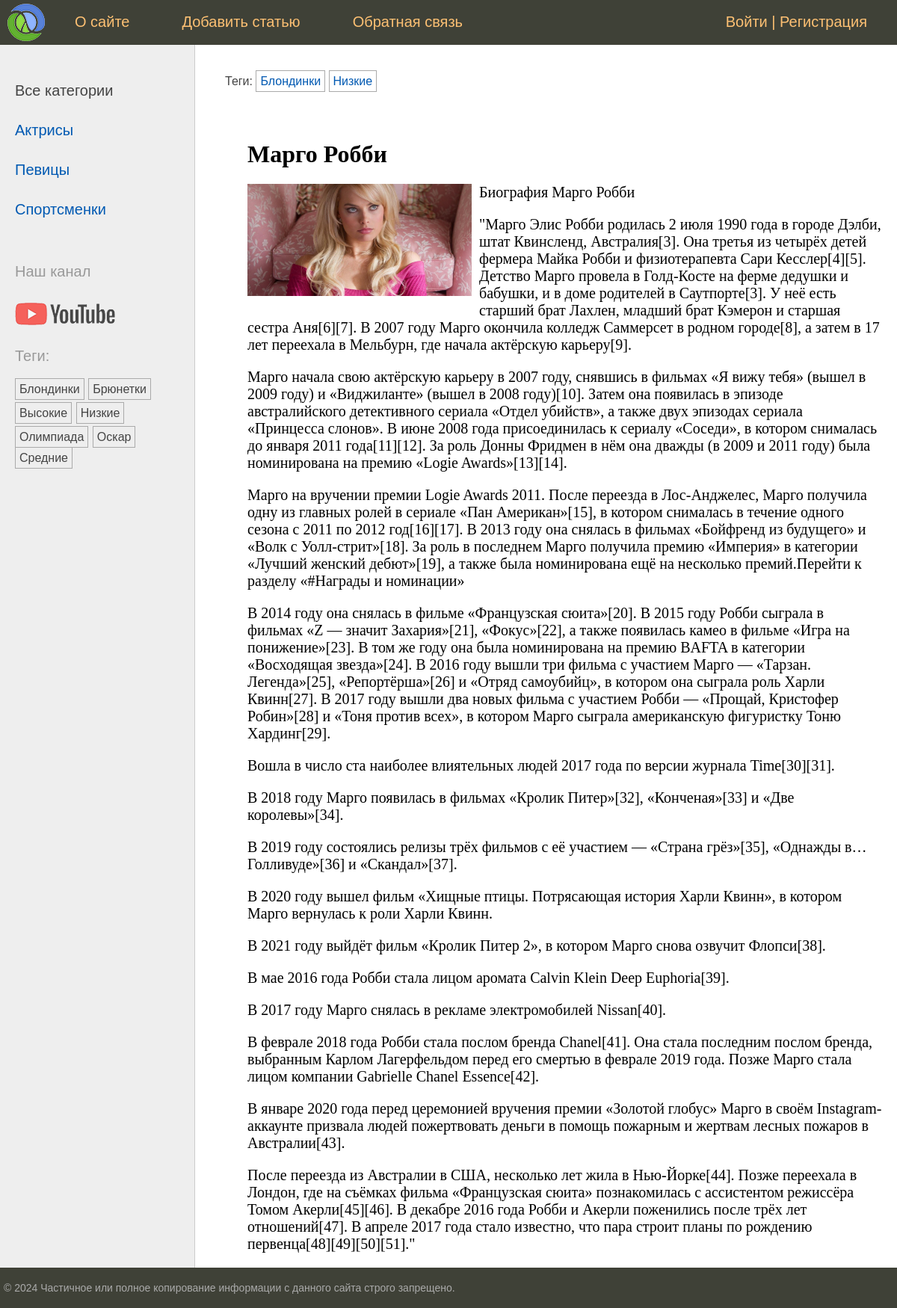
Screenshot of /post/margo-robby/ with the database file from the repository.
### women/models.py (models this page shows, shortened)
class Category(models.Model):  # Модель Category в виде класса для связи many-to-one (нашей первичной модели category)
    name = models.CharField(max_length=100, db_index=True, verbose_name="Категория")  # имя категории + индекс-е поле
    slug = models.SlugField(max_length=255, unique=True, db_index=True)  # поле для обращения по slug + index
    class Meta:  # мета класс для вывода класса Category в админ панель
        verbose_name = "Категория"
        verbose_name_plural = "Категории"

class TagPost(models.Model):  # модель для тегов наследуем от класса Model
    tag = models.CharField(max_length=100, db_index=True)  # название тега(индексированное) + max длина 100 символов
    slug = models.SlugField(max_length=255, unique=True, db_index=True)  # поле для slug (уникален и индексирован)
    def get_absolute_url(self):  # метод возвращает url для конкретного тега(также отвечает в админке-смотреть на сайте)
        return reverse('tag', kwargs={'tag_slug': self.slug})  # slug берется из бд и формируется маршрут

class Women(models.Model):  # наш класс-модель с полями для таблицы
    class Status(models.IntegerChoices):  # класс для именовывания опубликованных/не опубликованных статей в виджете
        DRAFT = 0, 'Черновик'  # название-статус в виджете в виде кортежа с int
        PUBLISHED = 1, 'Опубликовано'  # - костыль в 20 строке - преобразует 1 и 0 в булевы значения
    title = models.CharField(max_length=255, verbose_name="Заголовок")  # Заголовок с максимальным кол-во символов
    slug = models.SlugField(max_length=255, unique=True, db_index=True, verbose_name="Slug",  # связка с slug в urls
                            validators=[  # стандартные валидаторы для slug + сообщение
                                MinLengthValidator(5, message="Минимум 5 символов"),
                                MaxLengthValidator(100, message="Максимум 100 символов")])
    photo = models.ImageField(upload_to="photos/%y/%m/%d", default=None,  # поле для загрузки фото для постов +
                              blank=True, null=True, verbose_name="Фото")  # параметры загрузки(каталог, имя...)
    content = models.TextField(blank=True, verbose_name="Текст статьи")  # Поле для текста(статьи) с доступно пустым
    time_create = models.DateTimeField(auto_now_add=True, verbose_name="Время создания")  # авто заполнение времени
    time_update = models.DateTimeField(auto_now=True, verbose_name="Время изменения")  # меняющееся при каждом изменении
    is_published = models.BooleanField(choices=tuple(map(lambda x: (bool(x[0]), x[1]), Status.choices)),  # Публикация +
                                       default=Status.DRAFT, verbose_name="Статус")  # костыль "опубликовано" в админке
    cat = models.ForeignKey('Category', on_delete=models.PROTECT, related_name='posts', verbose_name="Категории")
    tags = models.ManyToManyField('TagPost', blank=True, related_name='tags', verbose_name="Теги")  # many-to-many
    husband = models.OneToOneField('Husband', on_delete=models.SET_NULL,  # вывести Null в поле, где были удалены данные
                                   null=True, blank=True, related_name='wuman', verbose_name="Муж")
    author = models.ForeignKey(get_user_model(), on_delete=models.SET_NULL,  # атрибут связывает конкретную статью с её
                               related_name='posts', null=True, default=None)  # Автором. Получение модели get_user_mo-l
    objects = models.Manager()  # пользовательский менеджер по умолчанию (работает, если published не активен)
    published = PublishedManager()  # пользовательский менеджер публикаций(да/нет)
    class Meta:  # спец класс для сортировки полей модели Women с методом ordering и indexes + порядок сортировки
        verbose_name = "Известные женщины"  # заголовок для админки
        verbose_name_plural = "Известные женщины"  # заголовок во множественном числе (без -s)
        ordering = ['-time_create']  # порядок сортировки
        indexes = [  # список индексированных полей для ускорения сортировки
            models.Index(fields=['-time_create'])  # class Meta - для управления сортировкой на уровне класса
        ]

### women/views.py (the view)
# urls.py: path('post/<slug:post_slug>/', views.ShowPost.as_view(), name='post'),  # маршрут для шаблона и class ShowPost
class ShowPost(DataMixin, DetailView):  # класс отображает выбранный пост + организация ссылки post_slug
    template_name = 'women/post.html'  # используемый шаблон
    slug_url_kwarg = 'post_slug'  # явно указана переменная, по которой вызывается статья(указать в urls.py - маршрутах)
    context_object_name = 'post'  # переменная из шаблона post.html
    def get_context_data(self, **kwargs):  # метод для вывода актуального заголовка в шапке выбранного поста
        context = super().get_context_data(**kwargs)  # вызов метода из базового класса
        return self.get_mixin_context(context, title=context['post'].title)  # Метод из Mixin с доп параметрами
    def get_object(self, queryset=None):  # отобразить статьи только из опубликованных записей, иначе исключение 404
        return get_object_or_404(Women.published, slug=self.kwargs[self.slug_url_kwarg])  # Women.published - менеджер

### users/context_processors.py (called while the page is built)
def get_women_context(request):  # Конт-й шаблонный проц-р для отображения главного меню
    return {'mainmenu': menu}  # вернуть словарь и автоматически передать его во все шаблоны + переменная menu

### women/models.py (called while the page is built)
    def get_queryset(self):  # возвращает опубликованные посты(спец метод базового класса)
        return super().get_queryset().filter(is_published=Women.Status.PUBLISHED)  # возвращает опубликованные статьи

### women/templatetags/women_tags.py (called while the page is built)
@register.inclusion_tag('women/list_categories.html')  # inclusion тэг формирует шаблон и возвр-т фрагмент HTML-страницы
def show_categories(cat_selected=0):  # ф-я возвращает обработанную HTML-страницу
    cats = Category.objects.annotate(total=Count("posts")).filter(total__gt=0)  # вывод категорий, связанных с
    return {'cats': cats, 'cat_selected': cat_selected}  # возвращает список cats_db по переменной cats

@register.inclusion_tag('women/list_tags.html')  # шаблонный тег для отображения тегов в левом сайдбаре
def show_all_tags():
    return {'tags': TagPost.objects.annotate(total=Count("tags")).filter(total__gt=0)}  # возвращает теги из модели

### women/utils.py (called while the page is built)
    def get_mixin_context(self, context, **kwargs):  # в метод передается dict для шаблона и некие параметры-(key:value)
        context['cat_selected'] = None
        context.update(kwargs)  # в словарь добавить содержимое kwargs
        return context  # вернуть обновленный словарь

### women/templates/women/post.html
{% extends 'base.html' %}
{% block breadcrumbs %}
{% with post.tags.all as tags %}
{% if tags %}
<ul class="tags-list">
    <li>Теги:</li>
    {% for t in tags %}
    <li><a href="{{t.get_absolute_url}}">{{t.tag}}</a></li>
    {% endfor %}
</ul>
{% endif %}
{% endwith %}
{% endblock %}
{% block content %}
<h1>{{post.title}}</h1>
{% if post.photo %}
<p><img class="img-article-left" src="{{post.photo.url}}"></p>
{% endif %}
{{post.content|linebreaks}}
{% endblock %}

### women/templates/women/list_categories.html
{% for cat in cats %}
{% if cat_id == cat_selected %}
<li class="selected">{{cat.name}}</li>
{% else %}
<li><a href="{{ cat.get_absolute_url }}">{{cat.name}}</a></li>
{% endif %}
{% endfor %}

### women/templates/women/list_tags.html
{% if tags %}
    <p>Теги:</p>
    <ul class="tags-list">
        {% for t in tags %}
        <li><a href="{{t.get_absolute_url}}">{{t.tag}}</a></li>
        {% endfor %}
    </ul>
{% endif %}

### women/static/women/css/styles.css (style rules this page uses)
html, body { font-family: 'Arial'; margin: 0; padding: 0; height: 100%; width: 100%; color: #444; }
a { color: #0059b2; text-decoration: none; }
img { max-width: 600px; height: auto; }
img.img-article-left { max-width: 300px; height: auto; float: left; padding: 0 10px 10px 0; }
.left-chapters ul { width: 230px; margin: 0; padding: 20px 10px 10px 20px; list-style: none; font-size: 20px; }
.left-chapters ul li { margin: 30px 0 0 0; color: #999; }
.left-chapters ul li.selected { color: #0059b2; }
.left-chapters ul li a { color: #444; text-decoration: none; }
ul.tags-list { width: 100%; margin: 0; padding: 0; list-style: none; }
ul.tags-list li { margin: 0; padding: 0 0 10px; display: inline-block; }
ul.tags-list li a { padding: 5px; font-size: 16px; border: 1px solid #aaa; }
.content-text h1 { font-size: 32px; }

### rows the page displays
Category: name "Актрисы"
Category: name "Певицы"
Category: name "Спортсменки"
TagPost: tag "Блондинки"
TagPost: tag "Брюнетки"
TagPost: tag "Высокие"
TagPost: tag "Низкие"
TagPost: tag "Олимпиада"
TagPost: tag "Оскар"
TagPost: tag "Средние"
Women: title "Марго Робби", photo (picture), content "Биография Марго Робби \"Марго Элис Робби родилась 2 июля 1990 года в городе Дэлби, штат Квинсленд, Австралия[3]. Она третья из четырёх детей фермера Майка Робби и физиотерапевта Сари Кесслер[4][5]. Детство Марго провела в Голд-Косте на ферме дедушки и бабушки, и в доме родителей в Саутпорте[3]. У неё есть старший брат Лахлен, младший брат Кэмерон и старшая сестра Аня[6][7]. В 2007 году Марго окончила колледж Саммерсет в родном городе[8], а затем в 17 лет переехала в Мельбурн, где начала актёрскую карьеру[9]. Марго начала свою актёрскую карьеру в 2007 году, снявшись в фильмах «Я вижу тебя» (вышел в 2009 году) и «Виджиланте» (вышел в 2008 году)[10]. Затем она появилась в эпизоде австралийского…"

### other values shown
{{ m.title }} "О сайте" "Добавить статью" "Обратная связь"
